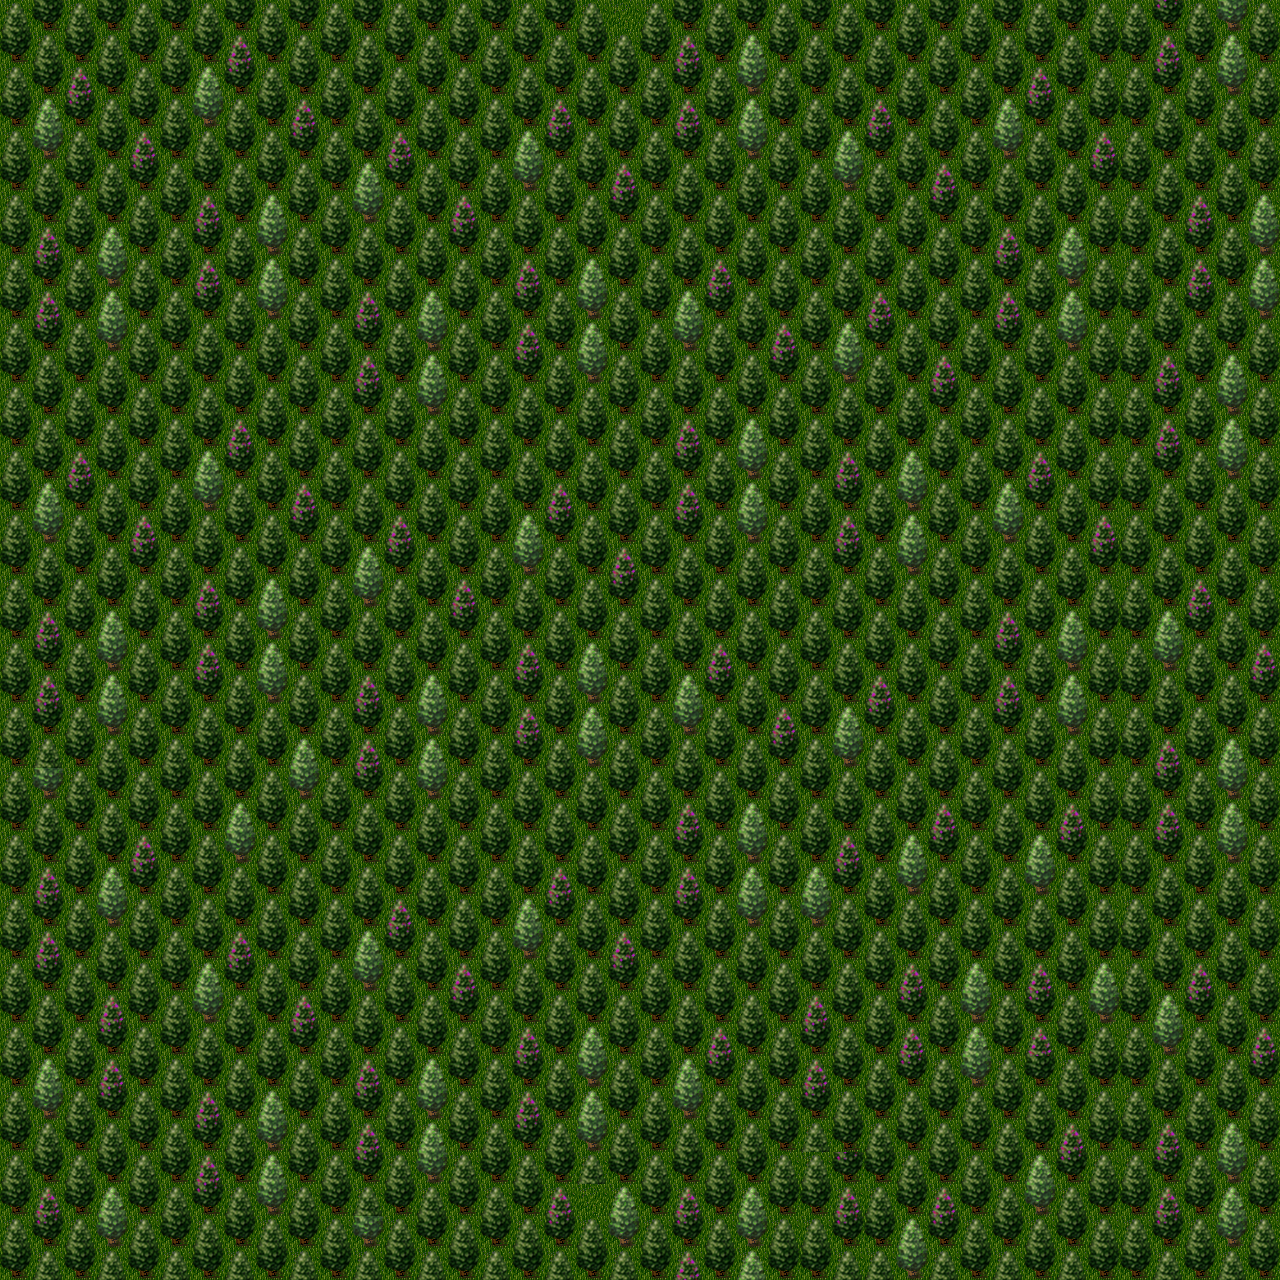

This game map was drawn from its Tiled (.tmx) file and the tilesets committed beside it. A one-line description and the trimmed map source follow:
An orthogonal 40x40 tile map with 32x32 px tiles, 2 tile layers (background, collision) and 3 objects (3x portal).

<map version="1.0" orientation="orthogonal" width="40" height="40" tilewidth="32" tileheight="32">
 <properties>
  <property name="name" value="Forest 1" />
 </properties>
 <tileset firstgid="1" name="tiles_sheet" tilewidth="32" tileheight="32">
  <image source="tiles_sheet.png" width="960" height="960" />
 </tileset>
 <layer name="background" width="40" height="40">
  <data>[1600 cells, 1600 non-empty, 1 distinct tile ids]</data>
 </layer>
 <layer name="collision" width="40" height="40">
  <data>[1600 cells, 1598 non-empty, 6 distinct tile ids]</data>
 </layer>
 <objectgroup name="portal" width="40" height="40">
  <object name="0" type="portal" x="1248" y="544" width="32" height="32">
   <properties>
    <property name="toPortal" value="1" />
    <property name="toZone" value="8" />
   </properties>
  </object>
  <object name="1" type="portal" x="672" y="1248" width="32" height="32">
   <properties>
    <property name="toPortal" value="0" />
    <property name="toZone" value="4" />
   </properties>
  </object>
  <object name="2" type="portal" x="0" y="608" width="32" height="32">
   <properties>
    <property name="toPortal" value="0" />
    <property name="toZone" value="6" />
   </properties>
  </object>
 </objectgroup>
 <objectgroup name="npcs" width="40" height="40" />
 <objectgroup name="monsters" width="40" height="40" />
</map>
